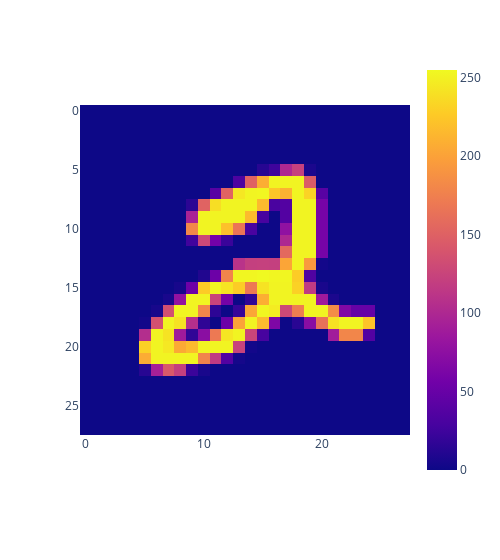

Notebook code cell kept with this figure:
### Code cell
px.imshow(x_train[5], width=500)

### Figure 1 — Plotly figure (JSON) as saved in the notebook; plotly's stock layout.template omitted (floating-point values rounded to 4 significant figures; data arrays with more than 128 entries replaced by an {"elided": "..."} marker saying what was removed)
{"data": [{"coloraxis": "coloraxis", "hovertemplate": "x: %{x}<br>y: %{y}<br>color: %{z}<extra></extra>", "name": "0", "type": "heatmap", "xaxis": "x", "yaxis": "y", "z": {"elided": "28x28 int values"}}], "layout": {"coloraxis": {"colorscale": [[0, "#0d0887"], [0.1111, "#46039f"], [0.2222, "#7201a8"], [0.3333, "#9c179e"], [0.4444, "#bd3786"], [0.5556, "#d8576b"], [0.6667, "#ed7953"], [0.7778, "#fb9f3a"], [0.8889, "#fdca26"], [1, "#f0f921"]]}, "margin": {"t": 60}, "width": 500, "xaxis": {"anchor": "y", "constrain": "domain", "domain": [0, 1], "scaleanchor": "y"}, "yaxis": {"anchor": "x", "autorange": "reversed", "constrain": "domain", "domain": [0, 1]}}}
